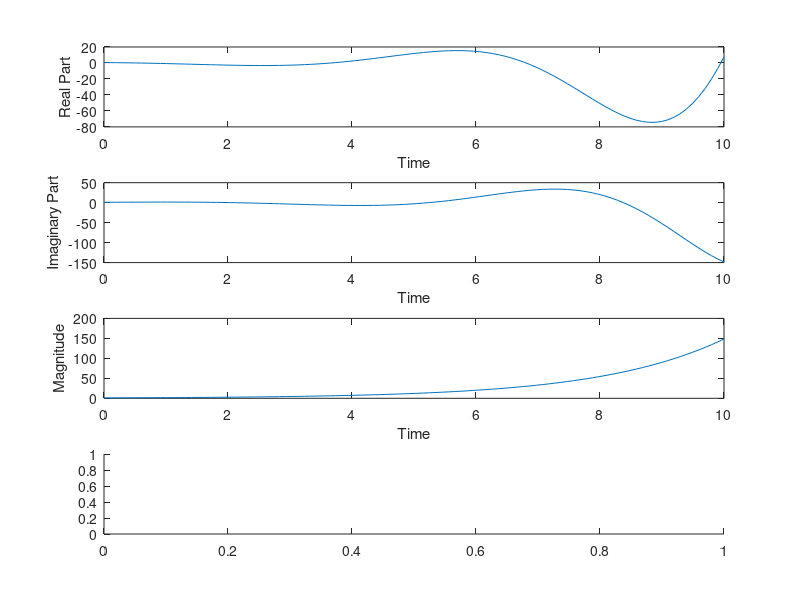

Write the MATLAB code that produced this figure. (Note: this script raises an error after producing the figure.)
%{
    a)Plot the real and imaginary part of the following signal
        x(t)=e^(0.5t + j(t+pi/3))
    
    b)For the above signal plot the phase and magnitude.


%}

t = linspace(0,10);
fn = 0.5*t + (t+(pi/3))*i;
x_t = exp(fn);

subplot(411);


plot(t,real(x_t));
xlabel('Time');
ylabel('Real Part');

subplot(412);

plot(t,imag(x_t));
xlabel('Time');
ylabel('Imaginary Part');

subplot(413);

plot(t,abs(x_t));
xlabel('Time');
ylabel('Magnitude');


subplot(414);
plot(n,angle(x_n));
xlabel('Time');
ylabel('Phase');
